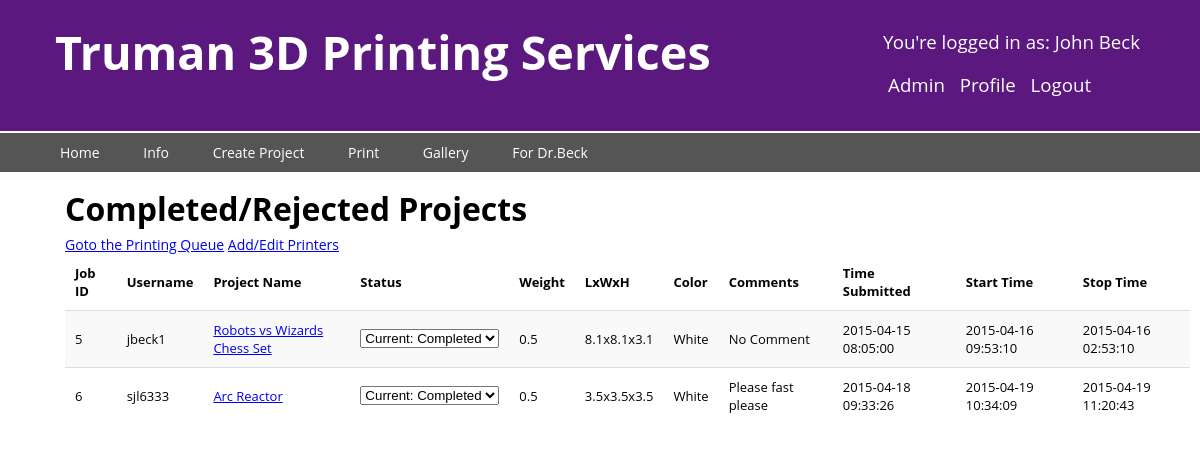
Page /admin2.php (signed in) on the earlier database version.
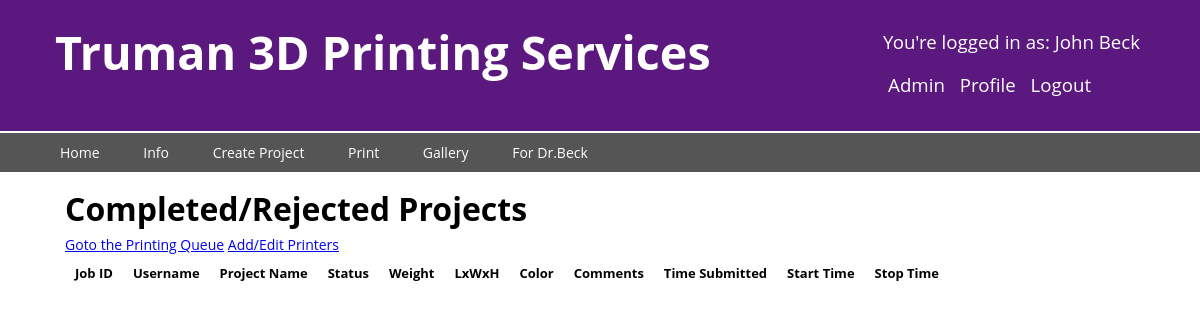
Same page on the later database version.
### tables this page shows
CREATE TABLE PRINT_JOB(
  JobId INTEGER UNSIGNED NOT NULL AUTO_INCREMENT,
  PrinterId INTEGER UNSIGNED,
  PrinterUsername VARCHAR(255) NOT NULL,
  CreatorUsername VARCHAR(255) NOT NULL,
  ProjectName VARCHAR(255) NOT NULL,
  Status ENUM('Waiting', 'Printing', 'On Hold', 'Completed', 'Rejected') NOT NULL,
  StartTime DATETIME,
  StopTime DATETIME,
  SubmittedTime DATETIME,
  Length FLOAT,
  Width FLOAT,
  Height FLOAT,
  Color VARCHAR(255) NOT NULL,
  ChargedPrice DECIMAL(5,2),
  Comment TEXT,
  Weight FLOAT,
  MaterialType VARCHAR(255) NOT NULL,
  PRIMARY KEY (JobId),
  FOREIGN KEY (Color, MaterialType, PrinterId) REFERENCES CAN_PRINT(Color, Type, PrinterId),
  FOREIGN KEY (PrinterUsername) REFERENCES USER(Username),
  FOREIGN KEY (CreatorUsername, ProjectName) REFERENCES PROJECT(CreatorUsername, ProjectName) );

### getPrintJobs.php (the view, shortened to what this page needs)
<?php
if( isset( $_SESSION['loggedin'] ) &&
           $_SESSION['loggedin'] == true &&
           $_SESSION['aflag'] == 'T'):
  require_once( 'dbconnection.php' );
  $lines = file( PRINTJOB_HEADERS_FILE );
  $firstLine = array_shift($lines);
  $words = explode( "\t", $firstLine ); ?>
  <tr>
  <?php foreach($words as $word):?>
    <th><?=$word?></th>
  <?php endforeach;?>
  </tr>
  <?php
  if($_SESSION['history'] == 'Admin2'):
  $query = "SELECT JobId, PrinterUsername, PJ.ProjectName, Status,
            StartTime, StopTime, SubmittedTime, Length, Width, Height,
            Color, MaterialType, Weight, ChargedPrice, Comment,
            P.ProjectLink
            FROM PRINT_JOB as PJ NATURAL JOIN PROJECT as P
            WHERE Status = 'Rejected' OR Status = 'Completed'
            ORDER BY StopTime";
  endif;
  $statement = $db->prepare( $query );
  $statement->execute();
  $result = $statement->fetchAll();
  foreach($result as $tuples): ?>
  <tr>
    <td><?=$tuples['JobId']?></td>
    <td><?=$tuples['PrinterUsername']?></td>
    <td><a href="<?=$tuples['ProjectLink']?>"><?=$tuples['ProjectName']?></td>
    <td>
      <select name="status" id="<?=$tuples['JobId']?>" class="status">
        <option value="<?=$tuples['Status']?>">
          Current: <?=$tuples['Status']?>
        </option>
      </select>
    </td>
    <td><?=$tuples['Weight']?></td>
    <td>
      <?=$tuples['Length']?>x<?=$tuples['Width']?>x<?=$tuples['Height']?>
    </td>
    <td><?=$tuples['Color']?></td>
    <td><?=$tuples['Comment']?></td>
    <td><?=$tuples['SubmittedTime']?></td>
    <td><?=$tuples['StartTime']?></td>
    <td><?=$tuples['StopTime']?></td>
  </tr>
<?php endforeach;
endif; ?>

Differences in the rows shown:
no longer on this page (row edited): print_job: JobId "5", PrinterUsername "jbeck1", ProjectName "Robots vs Wizards Chess Set", status "Current: Completed", Weight "0.5", Length "8.1", Width "8.1", Height "3.1", Color "White", Comment "No Comment", SubmittedTime "2015-04-15 08:05:00", StartTime "2015-04-16 09:53:10", StopTime "2015-04-16 02:53:10"
no longer on this page (row edited): print_job: JobId "6", PrinterUsername "sjl6333", ProjectName "Arc Reactor", status "Current: Completed", Weight "0.5", Length "3.5", Width "3.5", Height "3.5", Color "White", Comment "Please fast please", SubmittedTime "2015-04-18 09:33:26", StartTime "2015-04-19 10:34:09", StopTime "2015-04-19 11:20:43"
